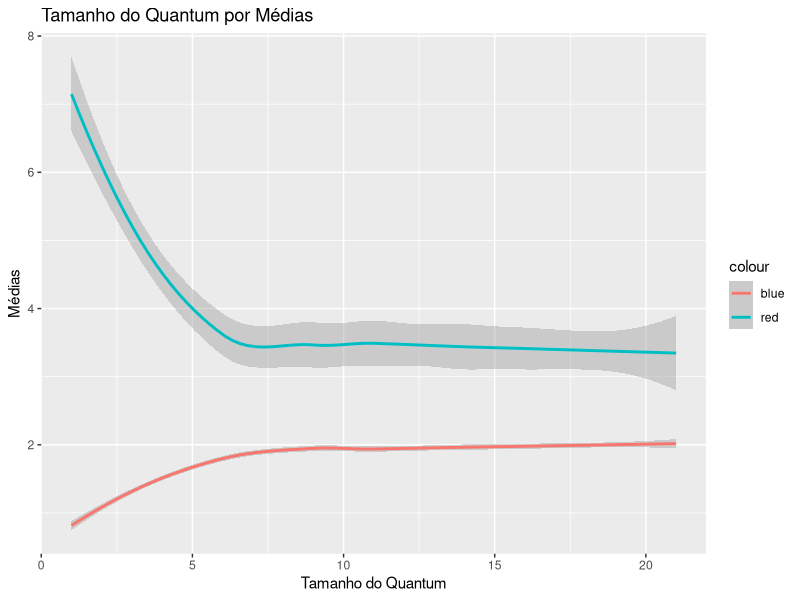

Write the R code that produced this figure.
library(tidyverse)
library(readr)
resumo <- read_csv("resumo.csv")
resumoProcessos <- read_csv("resumoProcessos.csv")

resumoNovosProcessos <- read_csv("resumoNovosProcessos.csv")
 
X0 <- read_csv("entradasTeste/0.csv")

X1 <- read_csv("entradasTeste/1.csv")

X2 <- read_csv("entradasTeste/2.csv")

X3 <- read_csv("entradasTeste/3.csv")

X4 <- read_csv("entradasTeste/4.csv")

X5 <- read_csv("entradasTeste/5.csv")

X6 <- read_csv("entradasTeste/6.csv")

X7 <- read_csv("entradasTeste/7.csv")

X8 <- read_csv("entradasTeste/8.csv")

X9 <- read_csv("entradasTeste/9.csv")

x <- ggplot(resumoProcessos)
attach(resumoProcessos)
x + geom_smooth(aes(x = QNT_Quantum, y = MediaIntrucoes, color = "blue")) + 
  geom_smooth(aes(x = QNT_Quantum, y = MediaTrocas, color ="red")) + 
  ggtitle("Tamanho do Quantum por Médias") + xlab("Tamanho do Quantum") + ylab("Médias")

